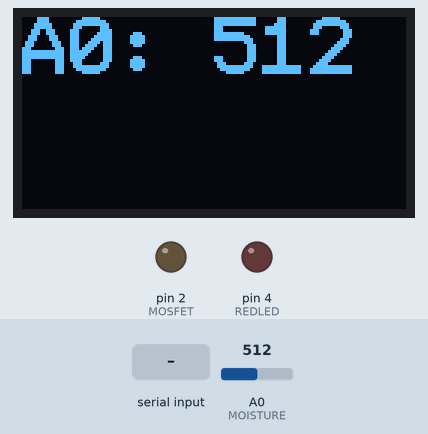
This sketch was run on a simulated Arduino Uno, built with avr-gcc and run on an emulated ATmega328P. Parts: 128×64 one-colour display, output pins drawn as LEDs (lit = HIGH). The test bench sets the inputs (shaded band); at power-on: A0 (MOISTURE) = 512. What the sketch prints to the serial monitor is not drawn.

Above: at 1.2 s.
1.3 s: A0 (MOISTURE) set to 590
At 2.0 s:
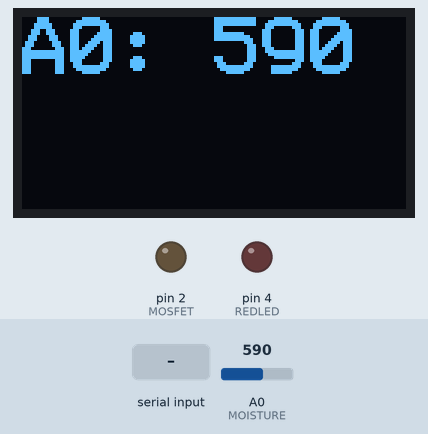
4.3 s: A0 (MOISTURE) set to 616
At 6.2 s:
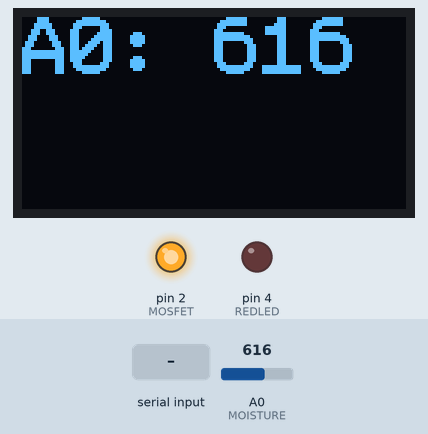
7.0 s: A0 (MOISTURE) set to 511
At 8.2 s:
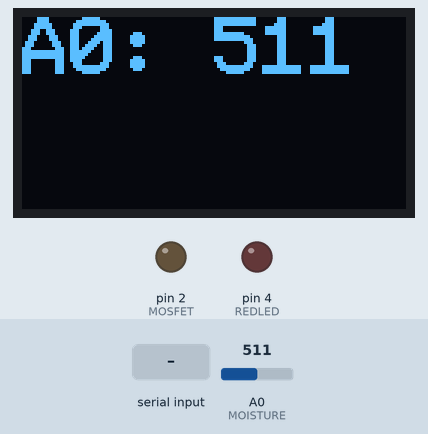
8.6 s: byte 1 (1) received over Serial
At 9.6 s:
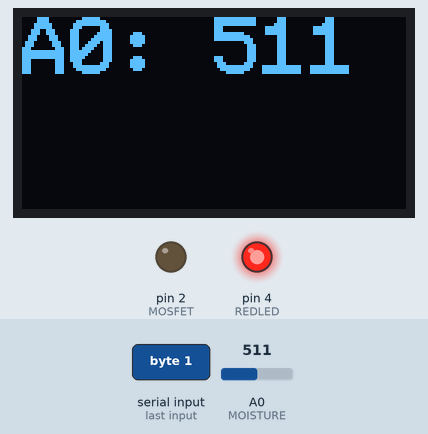
11.2 s: byte 255 (255) received over Serial
At 12.4 s:
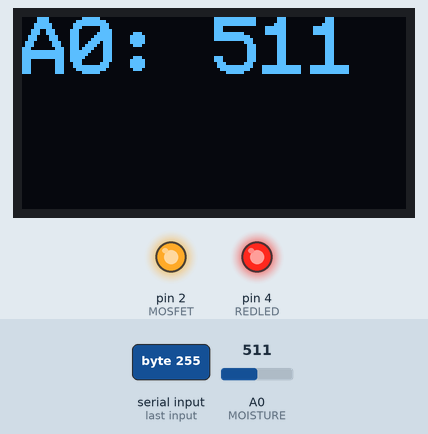
13.5 s: A0 (MOISTURE) set to 610
At 15.5 s:
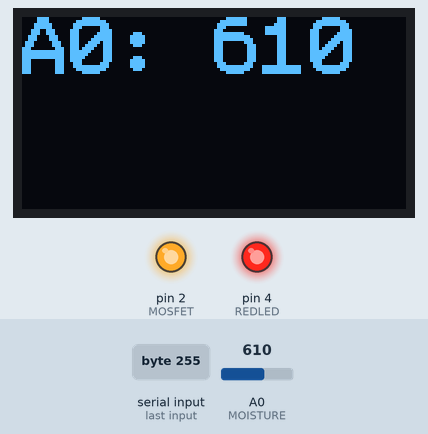
Timing chart, 0 to 17.0 s (numbered marks = the images above; inputs shaded):
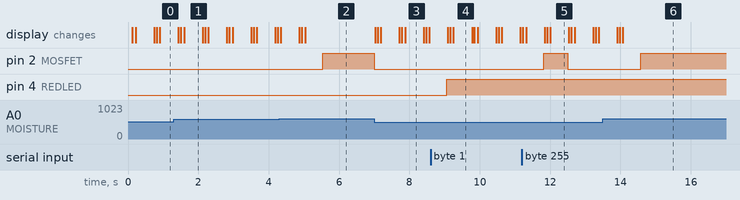

The sketch:

PartB.ino
```cpp
#include <Arduino.h>
#include <U8x8lib.h>

#define MOSFET 2 // The MOSFET driver for the water pump on digital I/O 2
#define REDLED 4 // Big red LED on digital I/O 4
#define BUTTON 6 // Push button on digital I/O 6
#define MOISTURE A0 //Moisture Sensor

int moistureValue = 0;
auto display = U8X8_SSD1306_128X64_NONAME_HW_I2C(U8X8_PIN_NONE);
void setup() {
 pinMode(MOSFET, OUTPUT);
 pinMode(REDLED, OUTPUT);
 pinMode(BUTTON, INPUT);
 display.begin();
 display.setFlipMode(0);
 display.clearDisplay();
 display.setFont(u8x8_font_profont29_2x3_r);
 Serial.begin(9600);
}

void sendPotentiometerData() {
 const auto value = analogRead(MOISTURE);
 const byte data[] = {0, 0, highByte(value), lowByte(value)};
 Serial.write(data, 4);
 Serial.println();
}

void loop() {
moistureValue = analogRead(MOISTURE);
display.print("A0: " + String(moistureValue));
delay(500);
sendPotentiometerData();

while(moistureValue > 600 ) {
  digitalWrite(MOSFET,HIGH);
  moistureValue = analogRead(MOISTURE);}
digitalWrite(MOSFET,LOW);

 const auto receivedData = Serial.read();
 if (receivedData == 255){

digitalWrite(MOSFET,HIGH); }

  else if (receivedData == 1){
    digitalWrite(REDLED,HIGH);}

  else if (receivedData == 2){
    digitalWrite(REDLED,LOW);}

 else {digitalWrite(MOSFET,LOW); }
 display.clear();

}
```

Measured:
- the behaviour switches between 600 and 601 on A0 (MOISTURE) (found by bisection; images 1 and 2)
- after the input at 4.3 s, pin 2 (MOSFET): LOW → HIGH after 1.2 s
- after the input at 7.0 s, pin 2 (MOSFET): HIGH → LOW at once; the display: first changes at once (image 3 shows a later state)
- after the input at 8.6 s, pin 4 (REDLED): LOW → HIGH after 0.47 s
- after the input at 11.2 s, pin 2 (MOSFET): LOW → HIGH after 0.62 s, → LOW 0.69 s later
- after the input at 13.5 s, pin 2 (MOSFET): LOW → HIGH after 1.1 s
- what the display in image 1 shows lasts 0.5 s, from 1.6 s to 2.1 s
